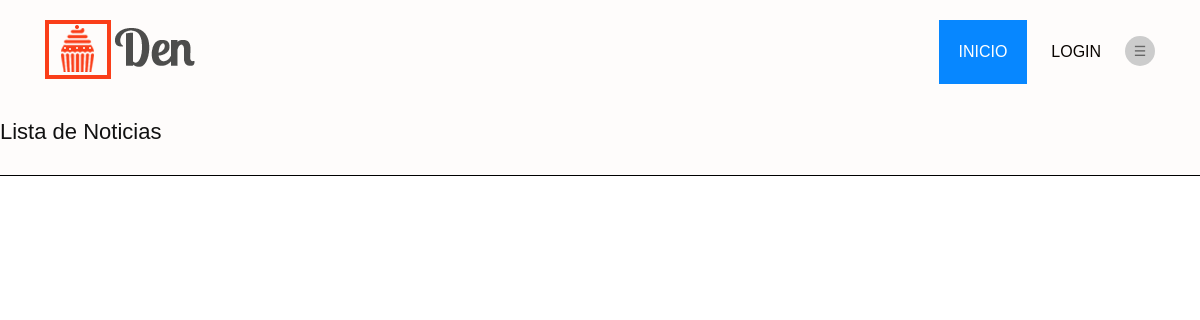
Page /lista/ on the earlier database version.
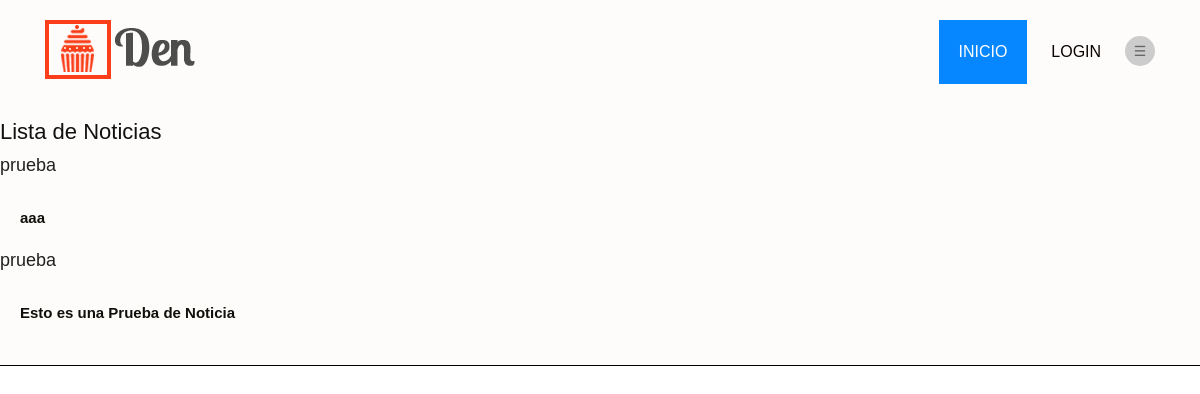
Same page on the later database version.
### core/models.py (models this page shows, shortened)
class Noticia(models.Model):
    titulo = models.CharField(max_length=200)
    contenido = models.TextField()
    imagen = models.ImageField(upload_to='noticias', blank=True, null=True)
    fecha_publicacion = models.DateTimeField(auto_now_add=True)

### core/views.py (the view)
# urls.py: path('lista/', views.lista_noticias, name='lista_noticias'),
def lista_noticias(request):
    noticias = Noticia.objects.all().order_by('-fecha_publicacion')
    return render(request, 'core/lista_noticias.html', {'noticias': noticias})

### core/templates/core/lista_noticias.html
{% extends 'core/base.html' %}
{% block contenido %}
  <h2>Lista de Noticias</h2>
  <ul>
    {% for noticia in noticias %}
      <li>
        <h3><a href="{% url 'detalle_noticia' noticia.pk %}">{{ noticia.titulo }}</a></h3>
        <p>{{ noticia.contenido|truncatewords:20 }}</p>
      </li>
    {% endfor %}
  </ul>
{% endblock %}

Differences in the rows shown:
added Noticia: titulo "prueba", contenido "aaa"
added Noticia: titulo "prueba", contenido "Esto es una Prueba de Noticia"
